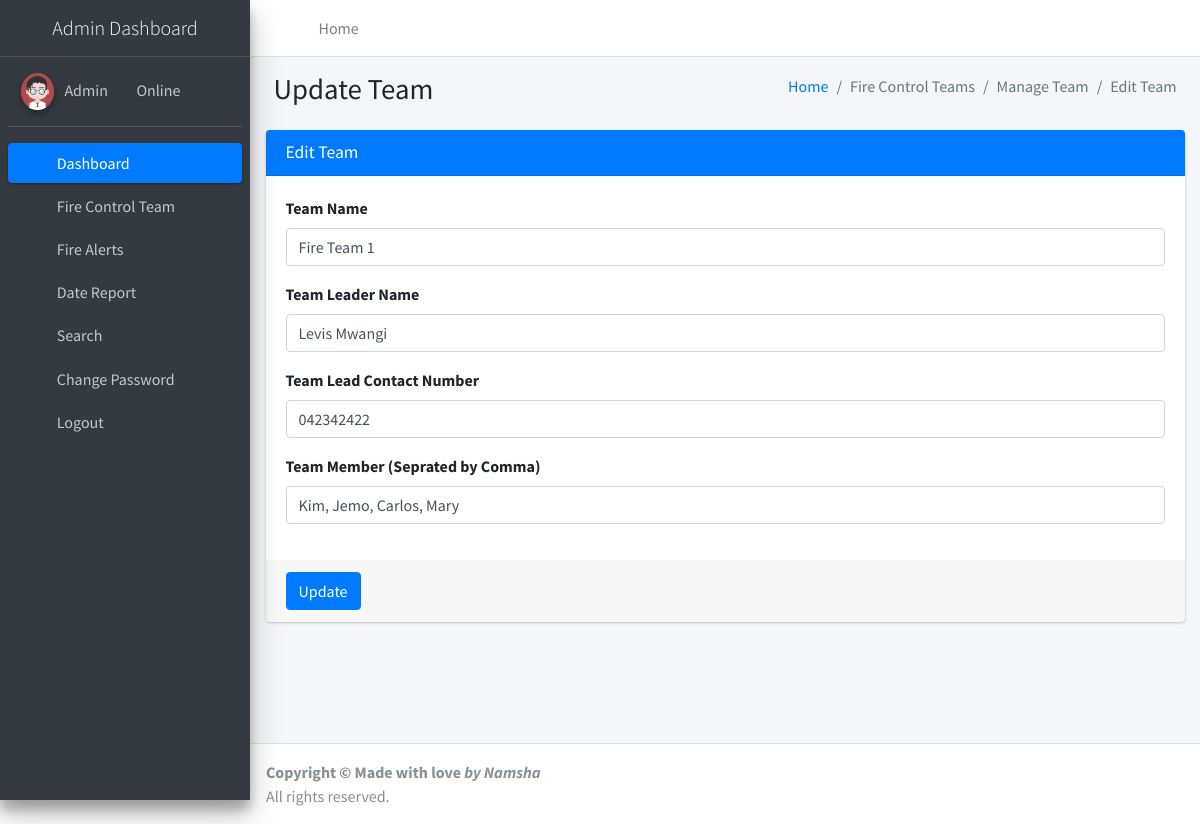
/editTeam/6 (signed in), run on the app's committed database.
### firereport/models.py (models this page shows, shortened)
class Teams(models.Model):
    teamName = models.CharField(max_length=200, null=True)
    teamLeaderName = models.CharField(max_length=250, null=True)
    teamLeadMobno = models.CharField(max_length=15, null=True)
    teamMembers = models.CharField(max_length=300, null=True)
    postingDate = models.DateTimeField(auto_now_add=True)

### firereport/views.py (the view, shortened to what this page needs)
# urls.py: path('editTeam/<int:pid>', editTeam, name='editTeam'),
def editTeam(request,pid):
    if not request.user.is_authenticated:
        return redirect('admin_login')
    teams = Teams.objects.get(id=pid)
    error =""
    return render(request, 'admin/editTeam.html', locals())

### firereport/templates/admin/editTeam.html (shortened to what this page needs)
{% extends 'adminNavbar.html' %}
{% block main %}
{% load static %}
<section class="content">
    <div class="content-header">
        <div class="container-fluid">
            <div class="row mb-2">
                <div class="col-sm-6">
                    <h1 class="m-0">Update Team</h1>
                </div>
                <div class="col-sm-6">
                    <ol class="breadcrumb float-sm-right">
                        <li class="breadcrumb-item"><a href="{% url 'dashboard' %}">Home</a></li>
                        <li class="breadcrumb-item active">Fire Control Teams</li>
                        <li class="breadcrumb-item active">Manage Team</li>
                        <li class="breadcrumb-item active">Edit Team</li>
                    </ol>
                </div>
            </div>
        </div>
    </div>
    <div class="container-fluid">
        <div class="row">
            <div class="col-md-12">
                <div class="card card-primary">
                    <div class="card-header">
                        <h3 class="card-title">Edit Team</h3>
                    </div>
                    <form method="post">
                        <div class="card-body">
                            <div class="form-group">
                                <label>Team Name</label>
                                <input type="text" name="teamName" class="form-control" value="{{teams.teamName}}">
                            </div>
                            <div class="form-group">
                                <label>Team Leader Name</label>
                                <input type="text" name="teamLeaderName" class="form-control" value="{{teams.teamLeaderName}}">
                            </div>
                            <div class="form-group">
                                <label>Team Lead Contact Number</label>
                                <input type="text" name="teamLeadMobno" class="form-control" maxlength="10" value="{{teams.teamLeadMobno}}">
                            </div>
                            <div class="form-group">
                                <label>Team Member (Seprated by Comma)</label>
                                <input type="text" name="teamMembers" class="form-control" value="{{teams.teamMembers}}">
                            </div>
                        </div>
                        <div class="card-footer">
                            <button type="submit" class="btn btn-primary">Update</button>
                        </div>
                    </form>
                </div>
            </div>
        </div>
    </div>
    </div>
{% endblock %}

### data on the page
Teams: teamName "Fire Team 1", teamLeaderName "Levis Mwangi", teamLeadMobno "042342422", teamMembers "Kim, Jemo, Carlos, Mary"
